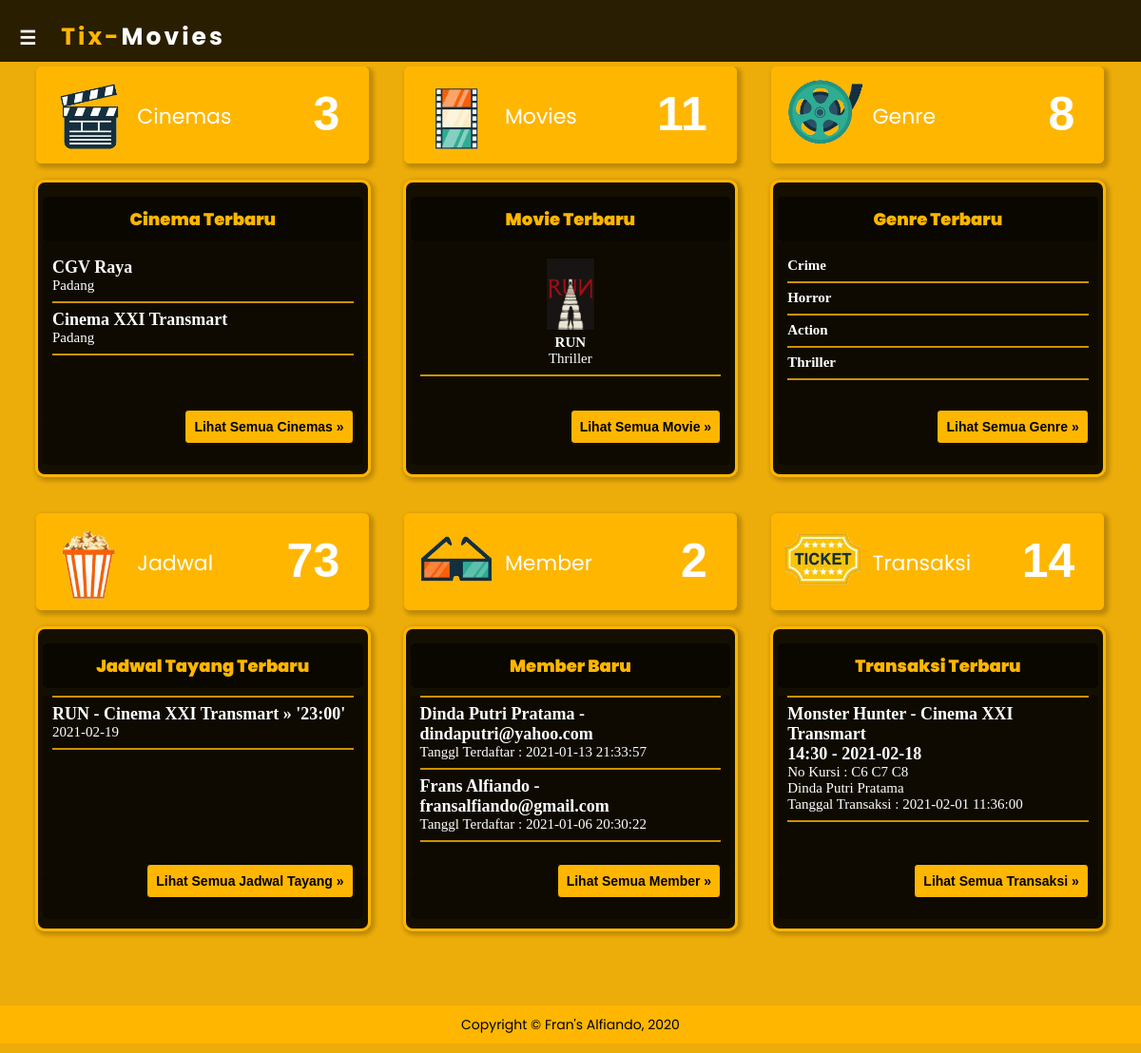
Page /admin/index.php?p=home (signed in) on the committed database.
### tables this page shows
CREATE TABLE IF NOT EXISTS `cinema` (
  `idcinema` int(11) NOT NULL AUTO_INCREMENT,
  `idadmin` int(11) NOT NULL,
  `namacinema` varchar(50) NOT NULL,
  `lokasicinema` varchar(30) NOT NULL,
  `harga` int(11) NOT NULL,
  `jmlkursikesamping` int(11) NOT NULL,
  `jmlkursikebelakang` int(11) NOT NULL,
  `tglcinema` datetime NOT NULL DEFAULT '0000-00-00 00:00:00',
  PRIMARY KEY (`idcinema`)
);

CREATE TABLE IF NOT EXISTS `movie` (
  `idmovie` int(11) NOT NULL AUTO_INCREMENT,
  `idgenre` int(11) NOT NULL,
  `idadmin` int(11) NOT NULL,
  `status` varchar(20) NOT NULL,
  `judul` varchar(50) NOT NULL,
  `durasi` int(11) NOT NULL,
  `sutradara` varchar(50) NOT NULL,
  `pemain` text NOT NULL,
  `sinopsis` text NOT NULL,
  `rating` float NOT NULL,
  `trailer` text NOT NULL,
  `poster` text NOT NULL,
  `tglmovie` datetime NOT NULL DEFAULT '0000-00-00 00:00:00',
  PRIMARY KEY (`idmovie`)
);

CREATE TABLE IF NOT EXISTS `genre` (
  `idgenre` int(11) NOT NULL AUTO_INCREMENT,
  `idadmin` int(11) NOT NULL,
  `namagenre` varchar(30) NOT NULL,
  `ketgenre` text NOT NULL,
  `tglgenre` datetime NOT NULL DEFAULT '0000-00-00 00:00:00',
  PRIMARY KEY (`idgenre`)
);

CREATE TABLE IF NOT EXISTS `jadwal` (
  `idjadwal` int(11) NOT NULL AUTO_INCREMENT,
  `idmovie` int(11) NOT NULL,
  `idcinema` int(11) NOT NULL,
  `tgltayang` date NOT NULL DEFAULT '0000-00-00',
  `jamtayang` varchar(10) NOT NULL,
  `tglsimpan` datetime NOT NULL DEFAULT '0000-00-00 00:00:00',
  PRIMARY KEY (`idjadwal`)
);

CREATE TABLE IF NOT EXISTS `member` (
  `idmember` int(11) NOT NULL AUTO_INCREMENT,
  `email` varchar(50) NOT NULL,
  `password` varchar(50) NOT NULL,
  `nama` varchar(40) NOT NULL,
  `jk` char(1) NOT NULL,
  `tgllahir` date NOT NULL DEFAULT '0000-00-00',
  `alamat` text NOT NULL,
  `nohp` varchar(15) NOT NULL,
  `tgldaftar` datetime NOT NULL DEFAULT '0000-00-00 00:00:00',
  PRIMARY KEY (`idmember`)
);

CREATE TABLE IF NOT EXISTS `transaksi` (
  `idtransaksi` int(100) NOT NULL AUTO_INCREMENT,
  `idmember` int(11) NOT NULL,
  `idcinema` int(11) NOT NULL,
  `idmovie` int(11) NOT NULL,
  `idjadwal` int(11) NOT NULL,
  `notransaksi` varchar(100) NOT NULL,
  `nokursi` varchar(50) NOT NULL,
  `totalbayar` int(11) NOT NULL,
  `buktibayar` text NOT NULL,
  `tgltransaksi` datetime NOT NULL DEFAULT '0000-00-00 00:00:00',
  PRIMARY KEY (`idtransaksi`)
);

### admin/home.php (the view)
<div class="grid">
    <?php
        $sqlc = mysqli_query($kon, "select * from cinema");
        $rowc = mysqli_num_rows($sqlc);
        $sqlcl = mysqli_query($kon, "select * from cinema order by tglcinema desc limit 2");
    ?>
    <div class="dh4">
        <div id="boxval">
            <img src="../img/movie.png" alt="" class="icon">
            <p style="margin-left: -5px;">Cinemas</p>
            <h3><?php echo "$rowc"; ?></h3>
        </div>
        <div class="card">
            <div class="kepalacard">Cinema Terbaru</div>
            <div class="isicard">
                <?php
                    if($rowc == 0){
                        echo "Belum ada cinema ditambahkan";
                    }
                    else{
                        echo "<br>";
                        while($rcl = mysqli_fetch_array($sqlcl)){
                            echo "<big>$rcl[namacinema]</big>
                                <br>$rcl[lokasicinema]
                                <hr>";
                        }
                    }
                ?>
            </div>
            <div class="kakicard">
                <a href="<?php echo "?p=cinemas";?>"><button type="button" class="btn btn-add">Lihat Semua Cinemas &raquo;</button></a>
            </div>
        </div>
        <br>
    </div>
    <?php
        $sqlm = mysqli_query($kon, "select * from movie");
        $rowm = mysqli_num_rows($sqlm);
        $sqlml = mysqli_query($kon, "select * from movie order by tglmovie desc limit 1");
    ?>
    <div class="dh4">
        <div id="boxval">
            <img src="../img/movie2.png" alt="" class="icon">
            <p style="margin-left: -5px;">Movies</p>
            <h3><?php echo "$rowm"; ?></h3>
        </div>
        <div class="card">
            <div class="kepalacard">Movie Terbaru</div>
            <div class="isicard " style="text-align: center;">
                <?php
                    if($rowm == 0){
                        echo "<div align='center'>Belum ada movie ditambahkan</div>";
                    }
                    else{
                        while($rml = mysqli_fetch_array($sqlml)){
                            $sqlgm = mysqli_query($kon, "select * from genre where idgenre = $rml[idgenre]");
                            $rgm = mysqli_fetch_array($sqlgm);
                            echo "<br>";
                            echo "<img src='../poster/$rml[poster]' width='50px'> ";
                            echo "<br>";
                            echo "<b>$rml[judul]</b>";
                            echo "<br>$rgm[namagenre]";
                            echo "<hr><br>";
                        }
                    }
                ?>
            </div>
            <div class="kakicard">
                <a href="<?php echo "?p=movies&st=semua";?>"><button type="button" class="btn btn-add">Lihat Semua Movie &raquo;</button></a>
            </div>
        </div>
        <br>
    </div>
    <?php
        $sqlg = mysqli_query($kon, "select * from genre");
        $rowg = mysqli_num_rows($sqlg);
        $sqlgl = mysqli_query($kon, "select * from genre order by tglgenre desc limit 4");
    ?>
    <div class="dh4">
        <div id="boxval">
            <img src="../img/movie3.png" alt="" class="icon">
            <p style="margin-left: -5px;">Genre</p>
            <h3><?php echo "$rowg"; ?></h3>
        </div>
        <div class="card">
            <div class="kepalacard">Genre Terbaru</div>
            <div class="isicard">
                <?php
                    if($rowg == 0){
                        echo "<hr>";
                        echo "<div align='center'>Belum ada genre ditambahkan</div>";
                        echo "<hr>";
                    }
                    else{
                        echo "<br>";
                        while($rgl = mysqli_fetch_array($sqlgl)){
                            echo "<b>$rgl[namagenre]</b>";
                            echo "<hr>";
                        }
                    }
                ?>
            </div>
            <div class="kakicard">
                <a href="<?php echo "?p=genre";?>"><button type="button" class="btn btn-add">Lihat Semua Genre &raquo;</button></a>
            </div>
        </div>
        <br>
    </div>
    <?php
        $sqlj = mysqli_query($kon, "select * from jadwal");
        $rowj = mysqli_num_rows($sqlj);
        $sqljl = mysqli_query($kon, "select * from jadwal order by tglsimpan desc limit 1");
    ?>
    <div class="dh4">
        <div id="boxval">
            <img src="../img/movie4.png" alt="" class="icon">
            <p style="margin-left: -5px;">Jadwal</p>
            <h3><?php echo "$rowj"; ?></h3>
        </div>
        <div class="card">
            <div class="kepalacard">Jadwal Tayang Terbaru</div>
            <div class="isicard">
                <?php
                    if($rowj == 0){
                        echo "<hr>";
                        echo "<div align='center'>Belum ada jadwal tayang yang masuk</div>";
                        echo "<hr>";
                    }
                    else{
                        echo "<hr>";
                        while($rjl = mysqli_fetch_array($sqljl)){
                            $sqlmj = mysqli_query($kon, "select * from movie where idmovie=$rjl[idmovie]");
                            $rmj = mysqli_fetch_array($sqlmj);
                            $sqlcj = mysqli_query($kon, "select * from cinema where idcinema=$rjl[idcinema]");
                            $rcj = mysqli_fetch_array($sqlcj);
                            echo "<big>$rmj[judul] - $rcj[namacinema] &raquo '$rjl[jamtayang]' </big>";
                            echo "<br>$rjl[tgltayang]";
                            echo "<hr>";
                        }
                        echo "<br>";
                    }
                ?>
            </div>
            <div class="kakicard">
                <a href="<?php echo "?p=jadwal";?>"><button type="button" class="btn btn-add">Lihat Semua Jadwal Tayang &raquo;</button></a>
            </div>
        </div>
        <br>
    </div>
    <?php
        $sqlmem = mysqli_query($kon, "select * from member");
        $rowmem = mysqli_num_rows($sqlmem);
        $sqlmeml = mysqli_query($kon, "select * from member order by tgldaftar desc limit 2");
    ?>
    <div class="dh4">
        <div id="boxval">
            <img src="../img/member.png" alt="" class="icon">
            <p style="margin-left: -5px;">Member</p>
            <h3><?php echo "$rowmem"; ?></h3>
        </div>
        <div class="card">
            <div class="kepalacard">Member Baru</div>
            <div class="isicard">
                <?php
                    if($rowmem == 0){
                        echo "<hr>";
                        echo "<div align='center'>Belum ada member yang mendaftar</div>";
                        echo "<hr>";
                    }
                    else{
                        echo "<hr>";
                        while($rmeml = mysqli_fetch_array($sqlmeml)){
                            echo "<big>$rmeml[nama] - $rmeml[email]</big>";
                            echo "<br>Tanggl Terdaftar : $rmeml[tgldaftar]";
                            echo "<hr>";
                        }
                        echo "<br>";
                    }
                ?>
            </div>
            <div class="kakicard">
                <a href="<?php echo "?p=member";?>"><button type="button" class="btn btn-add">Lihat Semua Member &raquo;</button></a>
            </div>
        </div>
        <br>
    </div>
    <?php
        $sqltrans = mysqli_query($kon, "select * from transaksi");
        $rowtrans = mysqli_num_rows($sqltrans);
        $sqltransl = mysqli_query($kon, "select * from transaksi order by tgltransaksi desc limit 1");
    ?>
    <div class="dh4">
        <div id="boxval">
            <img src="../img/transaksi.png" alt="" class="icon">
            <p style="margin-left: -5px;">Transaksi</p>
            <h3><?php echo "$rowtrans"; ?></h3>
        </div>
        <div class="card">
            <div class="kepalacard">Transaksi Terbaru</div>
            <div class="isicard">
                <?php
                    if($rowtrans == 0){
                        echo "<hr>";
                        echo "<div align='center'>Belum ada transaksi yang dilakukan</div>";
                        echo "<hr>";
                    }
                    else{
                        echo "<hr>";
                        while($rtransl = mysqli_fetch_array($sqltransl)){
                            $sqlmem = mysqli_query($kon, "select * from member where idmember='$rtransl[idmember]'");
                            $rmem = mysqli_fetch_array($sqlmem);
                            $sqlc = mysqli_query($kon, "select * from cinema where idcinema='$rtransl[idcinema]'");
                            $rc= mysqli_fetch_array($sqlc);
                            $sqlm = mysqli_query($kon, "select * from movie where idmovie='$rtransl[idmovie]'");
                            $rm = mysqli_fetch_array($sqlm);
                            $sqlj = mysqli_query($kon, "select * from jadwal where idjadwal='$rtransl[idjadwal]'");
                            $rj = mysqli_fetch_array($sqlj);
                            echo "<big>$rm[judul] - $rc[namacinema]</big><br>";
                            echo "<big>$rj[jamtayang] - $rj[tgltayang]</big>";
                            echo "<br>No Kursi : $rtransl[nokursi]";
                            echo "<br>$rmem[nama]";
                            echo "<br>Tanggal Transaksi : $rtransl[tgltransaksi]";
                            echo "<hr>";
                        }
                        echo "<br>";
                    }
                ?>
            </div>
            <div class="kakicard">
                <a href="<?php echo "?p=transaksi";?>"><button type="button" class="btn btn-add">Lihat Semua Transaksi &raquo;</button></a>
            </div>
        </div>
        <br>
    </div>
</div>

### admin/style.css (style rules this page uses)
body { font-family: "Poppins"; padding: 0; margin: 0; font-size: 14px; background-color: #ecac09; }
.grid { width: 100%; padding-top: 0; padding-bottom: 0; overflow: hidden; background-color: #ecac09; }
.dh4 { width:33.33%; }
.dh1, .dh2, .dh3, .dh4, .dh5, .dh6, .dh7, .dh8, .dh9, .dh10, .dh11, .dh12 { float: left; display: inline; margin: 0 0%; }
#boxval { max-width: 90%; height: 100px; margin: 0 auto; position: relative; display: block; background-color: #ffb600; border-radius: 5px; border: 1px solid #ffb600; box-shadow: 3px 3px 4px 2px rgba(0, 0, 0, 0.2); }
#boxval p { float: left; color: #fff; font-size: 22px; margin: 35px; margin-left: 30px; font-family: "Poppins"; }
#boxval h3 { float: right; color: #fff; font-size: 50px; margin-top: 20px; margin-right: 30px; font-family: Arial; }
.icon { width: 100px; float: left; margin: 5px; }
a { color: #000; text-decoration: none; }
.btn { padding: 9px 9px; text-align: center; border: 1px solid transparent; border-radius: 4px; font-family: Arial, Helvetica, sans-serif; font-size: 14px; font-weight: 650; width: auto; margin-top: -100px; border: 1px solid #000; }
.btn-add { color: #000; background-color: #ffb600; cursor: pointer; }
hr { background-color: #ffb600; border: none; }
.card { margin: 17px; min-height: 230px; border: thin; box-shadow: 2px 2px 4px 2px rgba(0, 0, 0, 0.2); padding: 5px; padding-bottom: 10px; border: 3px solid #ffb600; background-color: rgba(0, 0, 0, 0.911); border-radius: 10px; }
.kepalacard { padding: 10px; position: relative; margin-top:10px; background-color: rgba(0, 0, 0, 0.562); color: #ffb600; font-family: "Poppins"; font-size: 18px; font-weight: 900; text-align: center; border-radius: 5px; }
.isicard { padding-left: 10px; padding-right: 10px; background-color: rgba(0, 0, 0, 0.322); color: #fff; min-height: 185px; font-size: 15px; font-family: "Century Gothic"; }
.isicard hr, .isicard img { border: 1px solid rgba(0, 0, 0, 0.2); }
.isicard big { font-size: 18px; font-weight: bold; }
.kakicard { padding-left: 10px; padding-right: 10px; background-color: rgba(0, 0, 0, 0.322); color: #fff; text-align: right; min-height: 50px; border-radius: 5px; }

### rows in the picture
cinema: namacinema "CGV Raya", lokasicinema "Padang"
cinema: namacinema "Cinema XXI Transmart", lokasicinema "Padang"
movie: poster (picture), judul "RUN", idgenre.namagenre "Thriller"
genre: namagenre "Crime"
genre: namagenre "Horror"
genre: namagenre "Action"
genre: namagenre "Thriller"
jadwal: idmovie.judul "RUN", idcinema.namacinema "Cinema XXI Transmart", jamtayang "23:00", tgltayang "2021-02-19"
member: nama "Dinda Putri Pratama", email "dindaputri@yahoo.com", tgldaftar "2021-01-13 21:33:57"
member: nama "Frans Alfiando", email "fransalfiando@gmail.com", tgldaftar "2021-01-06 20:30:22"
transaksi: idmovie.judul "Monster Hunter", idcinema.namacinema "Cinema XXI Transmart", idjadwal.jamtayang "14:30", idjadwal.tgltayang "2021-02-18", nokursi "C6 C7 C8", idmember.nama "Dinda Putri Pratama", tgltransaksi "2021-02-01 11:36:00"

### other values in the picture
$rowc "3"
$rowm "11"
$rowg "8"
$rowj "73"
$rowmem "2"
$rowtrans "14"
